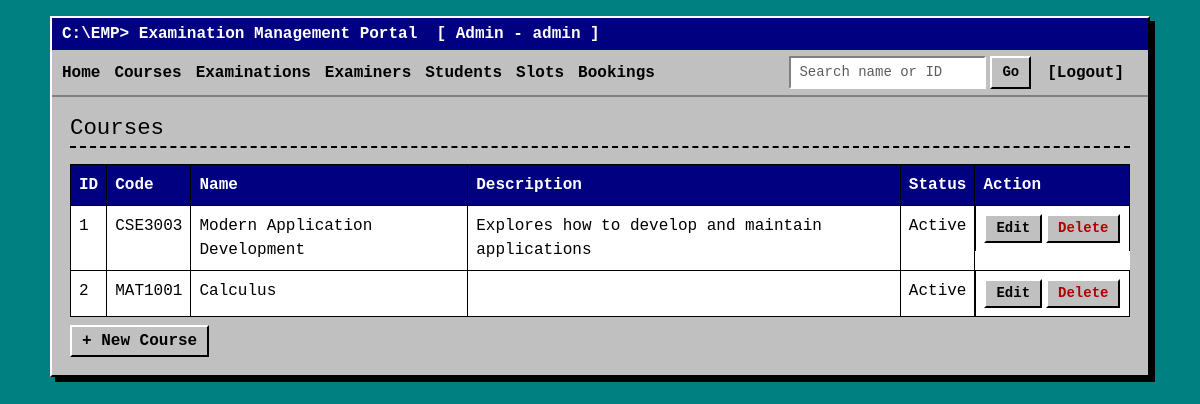
Page /admin/courses (signed in) on the committed database.
### models.py (models this page shows)
class Course(db.Model):
    id = db.Column(db.Integer, primary_key=True)
    code = db.Column(db.String(20), unique=True, nullable=False)
    name = db.Column(db.String(100), nullable=False)
    description = db.Column(db.String(300))
    status = db.Column(db.String(20), default="Active")       # Active/Inactive

### routes/admin.py (the view)
@admin.route("/courses")
@login_required("admin")
def courses():
    return render_template("admin/courses.html", courses=Course.query.all())

### app.py (called while the page is built)
@app.context_processor
def inject_user():
    return {"role": session.get("role"), "user_name": session.get("name")}

### helpers.py (called while the page is built)
def login_required(role):
    def decorator(page):
        @wraps(page)
        def wrapper(*args, **kwargs):
            if session.get("role") != role:
                flash("Please log in with the correct account.")
                return redirect(url_for("auth.login"))
            return page(*args, **kwargs)
        return wrapper
    return decorator

### templates/admin/courses.html
{% extends "base.html" %}
{% block content %}
<h2>Courses</h2>
<table class="table table-bordered">
  <tr><th>ID</th><th>Code</th><th>Name</th><th>Description</th><th>Status</th><th>Action</th></tr>
  {% for c in courses %}
  <tr>
    <td>{{ c.id }}</td><td>{{ c.code }}</td><td>{{ c.name }}</td><td>{{ c.description }}</td>
    <td>{{ c.status }}</td>
    <td class="d-flex gap-1">
      <a class="btn btn-sm" href="{{ url_for('admin.course_form', id=c.id) }}">Edit</a>
      <form method="post" action="{{ url_for('admin.course_delete', id=c.id) }}">
        <button class="btn btn-sm btn-danger">Delete</button>
      </form>
    </td>
  </tr>
  {% else %}
  <tr><td colspan="6">No courses yet.</td></tr>
  {% endfor %}
</table>
<a class="btn" href="{{ url_for('admin.course_form') }}">+ New Course</a>
{% endblock %}

### static/style.css (style rules this page uses)
html { background: #008080; color-scheme: only light; }
body { background: #008080; min-height: 100vh; font-family: "Courier New", Courier, monospace; color: #000; padding: 16px; }
h2 { font-size: 1.4rem; border-bottom: 2px dashed #000; padding-bottom: 4px; margin-bottom: 16px; }
a { color: #0000ee; }
.btn { background: #c0c0c0; color: #000; border: 2px solid; border-color: #fff #000 #000 #fff; border-radius: 0; font-family: inherit; font-weight: bold; padding: 2px 10px; }
.btn-danger { color: #b00000; }
.table { background: #fff; border-color: #000; margin-bottom: 8px; }
.table th { background: #000080; color: #fff; }

### rows in the picture
Course: id "1", code "CSE3003", name "Modern Application Development", description "Explores how to develop and maintain applications", status "Active"
Course: id "2", code "MAT1001", name "Calculus", status "Active"

### other values in the picture
{{ user_name }} "Admin"
{{ role }} "admin"
